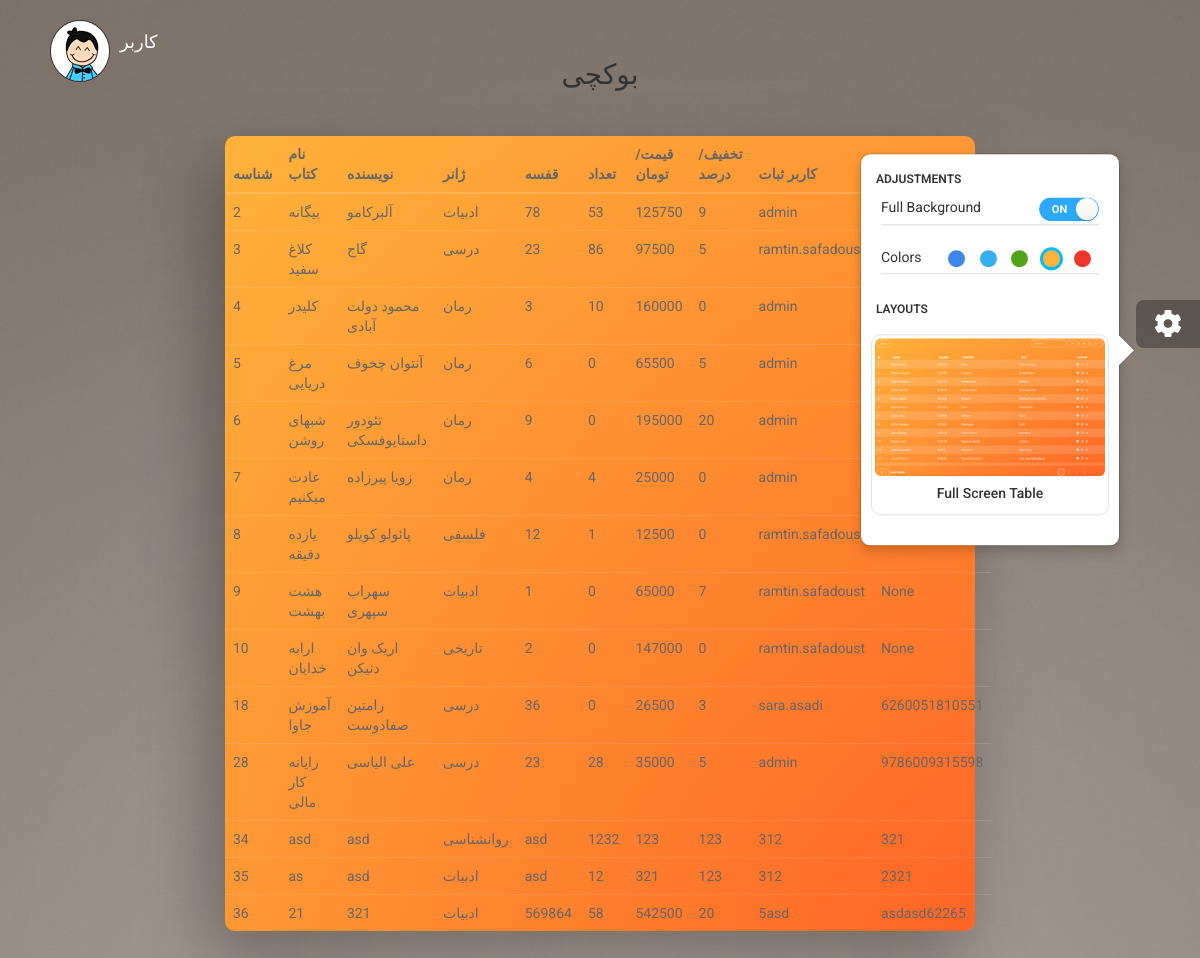
/compact, run on an earlier commit of the app's database.
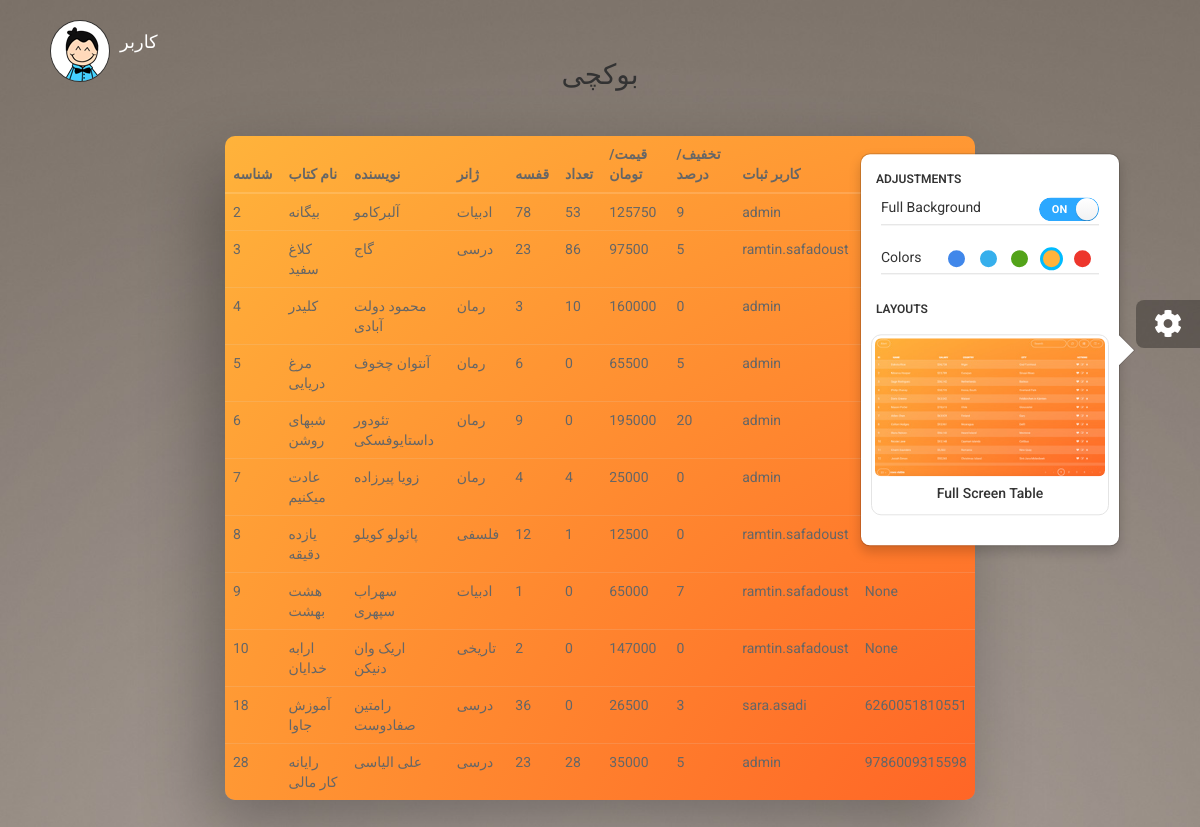
And on a later commit of the database.
### tables this page shows
CREATE TABLE "product" (
	`id`	INTEGER NOT NULL PRIMARY KEY AUTOINCREMENT UNIQUE,
	`bookname`	TEXT NOT NULL,
	`writer`	TEXT NOT NULL,
	`gorooh`	TEXT NOT NULL,
	`boxindex`	TEXT NOT NULL,
	`count`	INTEGER NOT NULL,
	`price`	INTEGER NOT NULL,
	`discount`	INTEGER NOT NULL,
	`regby`	TEXT NOT NULL,
	`barcode`	TEXT UNIQUE
);

### app.py (the view)
@app.route("/compact")
def compact():
        return render_template("compact-table.html",data=update(),user="کاربر")

### app.py (called while the page is built)
def update():
    conn=sqlite3.connect('database.sqlite')
    cur = conn.cursor()
    cur.execute("SELECT * FROM product")
    rows = cur.fetchall()
    cur.close()
    conn.close()
    return rows

### templates/compact-table.html (shortened to what this page needs)
<!doctype html>
<html lang="en">
<head>
  <link rel="stylesheet" href="https://cdnjs.cloudflare.com/ajax/libs/twitter-bootstrap/3.4.1/css/bootstrap.min.css">
  <link href="static/assets/css/fresh-bootstrap-table.css" rel="stylesheet" />
  <link href="static/assets/css/demo.css" rel="stylesheet" />
  <link rel="stylesheet" href="https://use.fontawesome.com/releases/v5.6.3/css/all.css">
</head>
<body>
<div class="wrapper">
  <a href="http://creative-tim.com">
    <div class="logo-container">
      <div class="logo">
        <img src="static/assets/img/new_logo.png">
      </div>
      <div class="brand">
        {{user}}
      </div>
    </div>
  </a>
  <div class="container">
    <div class="row">
      <div class="col-md-8 col-md-offset-2">
        <div class="description">
          <h2>بوکچی</h2>
        </div>
        <div class="fresh-table full-color-orange">
          <table id="fresh-table" class="table">
            <thead>
              <tr>
                <th>شناسه</th>
                <th>نام کتاب</th>
                <th>نویسنده</th>
                <th>ژانر</th>
                <th>قفسه</th>
                <th>تعداد</th>
                <th>قیمت/تومان</th>
                <th>تخفیف/درصد </th>
                <th>کاربر ثبات</th>
                <th>بارکد</th>
              </tr>
            </thead>
            <tbody>
              {% for row in data%}
              <tr>
                <td >{{row[0]  }}</td>
                <td >{{row[1]  }}</td>
                <td >{{row[2]  }}</td>
                <td >{{row[3]  }}</td>
                <td >{{row[4]  }}</td>
                <td >{{row[5]  }}</td>
                <td >{{row[6]  }}</td>
                <td >{{row[7]  }}</td>
                <td >{{row[8]  }}</td>
                <td >{{row[9]  }}</td>
              </tr>
              {% endfor %}
            </tbody>
          </table>
        </div>
      </div>
    </div>
  </div>
</div>
<div class="fixed-plugin" style="top: 300px">
  <div class="dropdown open">
    <a href="#" data-toggle="dropdown">
    <i class="fa fa-cog fa-2x"> </i>
    </a>
    <ul class="dropdown-menu">
      <li class="header-title">Adjustments</li>
      <li class="adjustments-line">
        <a href="javascript:void(0)" class="switch-trigger">
          <p>Full Background</p>
          <div class="switch"
            data-on-label="ON"
            data-off-label="OFF">
          </div>
          <div class="clearfix"></div>
        </a>
      </li>
      <li class="adjustments-line">
        <a href="javascript:void(0)" class="switch-trigger">
          <p>Colors</p>
          <div class="pull-right">
            <span class="badge filter badge-blue" data-color="blue"></span>
            <span class="badge filter badge-azure" data-color="azure"></span>
            <span class="badge filter badge-green" data-color="green"></span>
            <span class="badge filter badge-orange active" data-color="orange"></span>
            <span class="badge filter badge-red" data-color="red"></span>
          </div>
        </a>
      </li>
      <li class="header-title">Layouts</li>
      <li class="active">
      </li>
      <li>
        <a class="img-holder" href="{{url_for('home')}}">
          <img src="static/assets/img/full.jpg">
          <h5>Full Screen Table</h5>
        </a>
      </li>
      <li>
      </li>
      <li>
      </li>
    </ul>
  </div>
</div>
</body>
</html>

### static/assets/css/demo.css (style rules this page uses)
body { background: #938982; background: url('../img/bg.jpg'); background-size: cover; height: 100vh; background-attachment: fixed; background-size: 100% 100%; }
.fresh-table { margin-top: 45px; box-shadow: -15px 27px 69px rgba(0,0,0,.30); margin-bottom: 50px; }
.description { margin-top: 60px; text-align: center; }
h2 { font-size: 28px; }
.fixed-plugin { position: absolute; top: 150px; right: 0; width: 64px; background: rgba(0,0,0,.3); z-index: 1031; border-radius: 8px 0 0 8px; text-align: center; }
.fixed-plugin .fa-cog { color: #FFFFFF; padding: 10px; border-radius: 0 0 6px 6px; }
.fixed-plugin .dropdown-menu { right: 80px; left: auto; width: 260px; border-radius: 10px; }
.fixed-plugin .dropdown-menu:after, .fixed-plugin .dropdown-menu:before { right: 10px; margin-left: auto; left: auto; }
.fixed-plugin img { border-radius: 6px; width: 230px; max-height: 175px; margin: 0 auto; }
.fixed-plugin .badge { border: 3px solid #FFFFFF; border-radius: 50%; cursor: pointer; display: inline-block; height: 23px; margin-right: 5px; position: relative; width: 23px; }
.fixed-plugin .badge.active, .fixed-plugin .badge:hover { border-color: #00bbff; }
.fixed-plugin .badge-blue { background-color: #4087ea; }
.fixed-plugin .badge-azure { background-color: #36AFEC; }
.fixed-plugin .badge-green { background-color: #53A319; }
.fixed-plugin .badge-orange { background-color: #ffb33b; }
.fixed-plugin .badge-red { background-color: #ED362C; }
.fixed-plugin h5 { font-size: 14px; margin: 10px; }
.fixed-plugin .dropdown-menu li { display: block; padding: 5px 10px; }
.fixed-plugin li.adjustments-line, .fixed-plugin li.header-title { width: 100%; height: 50px; min-height: inherit; }
.fixed-plugin li.header-title { height: 30px; line-height: 40px; font-size: 12px; font-weight: 600; text-transform: uppercase; padding: 0 15px; }
.fixed-plugin .adjustments-line p { float: left; display: inline-block; margin-bottom: 0; font-size: 1em; }
.fixed-plugin .adjustments-line .switch { float: right; }
.fixed-plugin .dropdown-menu > li.adjustments-line > a { padding-right: 0; padding-left: 0; border-bottom: 1px solid #ddd; margin-left: 10px; margin-right: 10px; }
.fixed-plugin .dropdown-menu > li > a.img-holder { font-size: 16px; text-align: center; border-radius: 10px; background-color: #FFF; border: 1px solid #e4e4e4; padding-left: 0; padding-right: 0; opacity: 1; cursor: pointer; }
.fixed-plugin .dropdown-menu > li > a img { margin-top: auto; }
.has-switch { border-radius: 30px; cursor: pointer; display: inline-block; line-height: 1.72222; overflow: hidden; position: relative; text-align: left; width: 60px; -webkit-user-select: none; -moz-user-select: none; -ms-user-select: none; -o-user-select: none; user-select: none; -webkit-mask: url("../img/mask.png") 0 0 no-repeat; -webkit-mask-size: 60px 24px; mask: url("../img/mask.png") 0 0 no-repeat; }
.logo-container { left: 50px; position: absolute; top: 20px; z-index: 3; }
.logo-container .logo { overflow: hidden; border-radius: 50%; border: 1px solid #333333; width: 60px; float: left; }
.logo-container .brand { font-size: 18px; color: #FFFFFF; line-height: 20px; font-family: "Helvetica Neue",Helvetica,Arial, sans-serif; float: left; margin-left: 10px; margin-top: 10px; width: 60px }
@media (min-width: 768px) { .fixed-plugin .dropdown .dropdown-menu { -webkit-transform: translateY(-50%); -moz-transform: translateY(-50%); -o-transform: translateY(-50%); -ms-transform: translateY(-50%); transform: translateY(-50%); opacity: 0; transform-origin: 0 0; } }
@media (min-width: 768px) { .fixed-plugin .dropdown.open .dropdown-menu { opacity: 1; -webkit-transform: translateY(-50%); -moz-transform: translateY(-50%); -o-transform: translateY(-50%); -ms-transform: translateY(-50%); transform: translateY(-50%); transform-origin: 0 0; } }
@media (min-width: 768px) { .fixed-plugin .dropdown-menu:before, .fixed-plugin .dropdown-menu:after { content: ""; display: inline-block; position: absolute; top: 50%; width: 16px; transform: translateY(-50%); -webkit-transform: translateY(-50%); -moz-transform: translateY(-50%); } }
@media (min-width: 768px) { .fixed-plugin .dropdown-menu:before { border-bottom: 16px solid rgba(0, 0, 0, 0); border-left: 16px solid rgba(0,0,0,0.2); border-top: 16px solid rgba(0,0,0,0); right: -16px; } }
@media (min-width: 768px) { .fixed-plugin .dropdown-menu:after { border-bottom: 16px solid rgba(0, 0, 0, 0); border-left: 16px solid #FFFFFF; border-top: 16px solid rgba(0,0,0,0); right: -15px; } }

What changed in the data, as far as the page shows it:
removed product: id "34", bookname "asd", writer "asd", gorooh "روانشناسی", boxindex "asd", count "1232", price "123", discount "123", regby "312", barcode "321"
removed product: id "35", bookname "as", writer "asd", gorooh "ادبیات", boxindex "asd", count "12", price "321", discount "123", regby "312", barcode "2321"
removed product: id "36", bookname "21", writer "321", gorooh "ادبیات", boxindex "569864", count "58", price "542500", discount "20", regby "5asd", barcode "asdasd62265"
